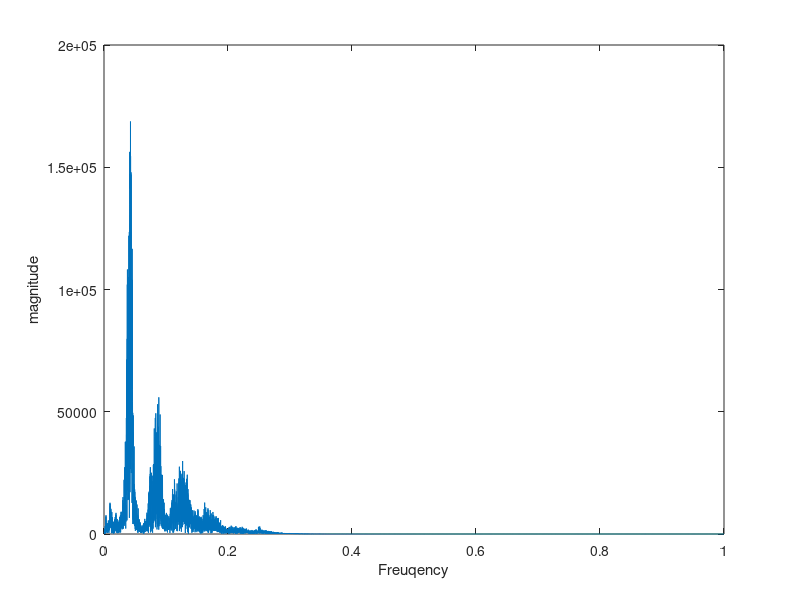
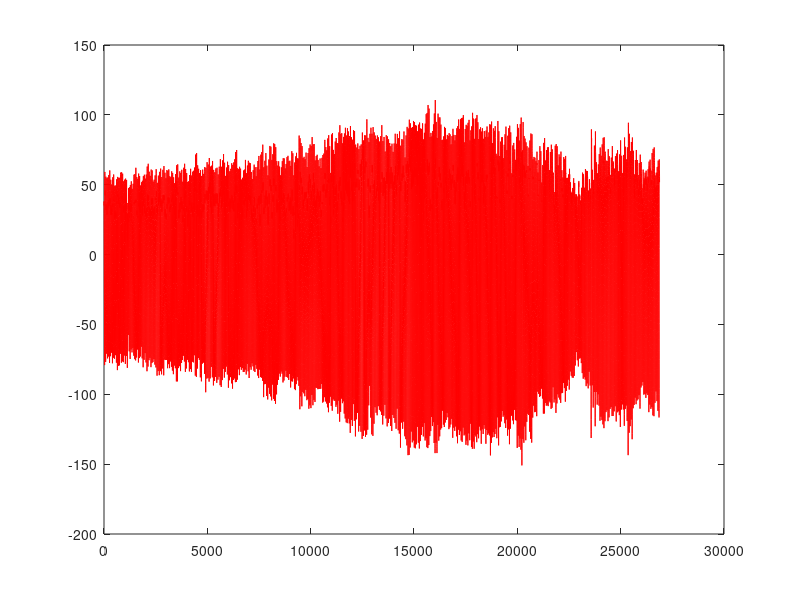

Here is the MATLAB script that generated these plots, in order: (Note: this script raises an error after producing the figures.)

clc
clear
close all

%%This MATLAB program is to read and write CSV files and filter the PPG signal
mycsv = fopen('stream_raw_matlab.csv', 'r');
fgetl(mycsv); % skip the first row
mcu_adc_raw = fscanf(mycsv, '%d,%f', [2 Inf]);
mcu_adc_raw = mcu_adc_raw';
t = mcu_adc_raw(:,1);
mcu_adc_raw = mcu_adc_raw(:,2);

% plot the signal into frequency domain
X_mags = abs(fft(mcu_adc_raw));

%plot first half of DFT
num_bins = length(X_mags);
plot([0:1/(num_bins/2 - 1):1], X_mags(1:num_bins/2))
xlabel('Freuqency')
ylabel('magnitude')
figure()

N=length(mcu_adc_raw);
demod_lpf_ord=2;

%% Method 1: apply lowpass filter
[b,a] = butter(demod_lpf_ord,0.24,'low');
y = filtfilt(b,a,mcu_adc_raw);

% Plotting
plot(mcu_adc_raw,'r-')

%% Method 2: apply lowpass filter
% Decompose Signal using the MODWT
% Generated by MATLAB(R) 9.10 and Wavelet Toolbox 5.6.
% Logical array for selecting reconstruction elements
levelForReconstruction = [true, true, true, true, true, false, false, false, false, false, false, false, false, false, true];
% Perform the decomposition using modwt
wt = modwt(y, 'sym4', 14);
% Construct MRA matrix using modwtmra
mra = modwtmra(wt, 'sym4');
% Sum along selected multiresolution signals
mcu_adc_raw1 = sum(mra(levelForReconstruction,:),1);

outputcsv = fopen('reconstructed_stream_raw.csv', 'w');
mcu_adc_raw1 = mcu_adc_raw1';
fprintf(outputcsv,'%f\n',mcu_adc_raw1(:,:));

hold all;grid on;
plot(mcu_adc_raw1, 'b');
ylabel('magnitude');
legend('original ppg','filtered ppg','Location','southeast');
xlabel('time');